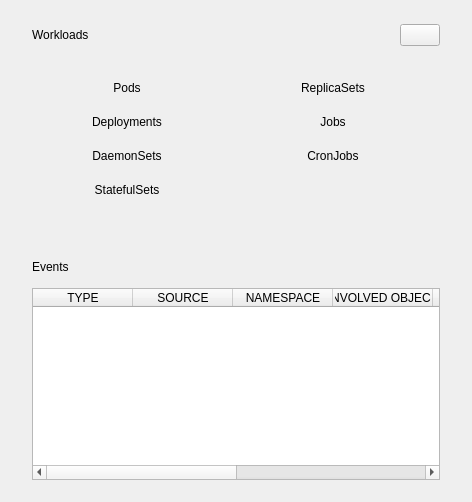
<?xml version="1.0" encoding="UTF-8"?>
<ui version="4.0">
 <class>WorkloadsOverviewPage</class>
 <widget class="QWidget" name="WorkloadsOverviewPage">
  <layout class="QVBoxLayout" name="workloadsOverviewLayout" stretch="0,0,0,0,1">
   <property name="spacing">
    <number>14</number>
   </property>
   <property name="leftMargin">
    <number>32</number>
   </property>
   <property name="topMargin">
    <number>24</number>
   </property>
   <property name="rightMargin">
    <number>32</number>
   </property>
   <property name="bottomMargin">
    <number>22</number>
   </property>
   <item>
    <layout class="QHBoxLayout" name="workloadsHeaderRow">
     <property name="spacing">
      <number>12</number>
     </property>
     <item>
      <widget class="QLabel" name="workloadsHeading">
       <property name="text">
        <string>Workloads</string>
       </property>
       <property name="variant" stdset="0">
        <string notr="true">cardTitle</string>
       </property>
      </widget>
     </item>
     <item>
      <spacer name="workloadsHeaderSpacer">
       <property name="orientation">
        <enum>Qt::Horizontal</enum>
       </property>
       <property name="sizeHint" stdset="0">
        <size>
         <width>40</width>
         <height>20</height>
        </size>
       </property>
      </spacer>
     </item>
     <item>
      <widget class="QPushButton" name="workloadsRefreshButton">
       <property name="toolTip">
        <string>Refresh</string>
       </property>
       <property name="iconOnly" stdset="0">
        <string notr="true">true</string>
       </property>
       <property name="variant" stdset="0">
        <string notr="true">primary</string>
       </property>
      </widget>
     </item>
    </layout>
   </item>
   <item>
    <widget class="QFrame" name="kindsCard">
     <property name="card" stdset="0">
      <string notr="true">true</string>
     </property>
     <layout class="QGridLayout" name="kindsGrid" columnstretch="0,1,0,0,1">
      <property name="leftMargin">
       <number>20</number>
      </property>
      <property name="topMargin">
       <number>14</number>
      </property>
      <property name="rightMargin">
       <number>20</number>
      </property>
      <property name="bottomMargin">
       <number>14</number>
      </property>
      <property name="horizontalSpacing">
       <number>12</number>
      </property>
      <property name="verticalSpacing">
       <number>6</number>
      </property>
     <item row="0" column="0">
      <widget class="QPushButton" name="podsLink">
       <property name="text">
        <string>Pods</string>
       </property>
       <property name="minimumSize">
        <size>
         <width>150</width>
         <height>28</height>
        </size>
       </property>
       <property name="flat">
        <bool>true</bool>
       </property>
       <property name="variant" stdset="0">
        <string notr="true">link</string>
       </property>
      </widget>
     </item>
     <item row="0" column="1">
      <widget class="StatusBar" name="podsBar" />
     </item>
     <item row="1" column="0">
      <widget class="QPushButton" name="deploymentsLink">
       <property name="text">
        <string>Deployments</string>
       </property>
       <property name="minimumSize">
        <size>
         <width>150</width>
         <height>28</height>
        </size>
       </property>
       <property name="flat">
        <bool>true</bool>
       </property>
       <property name="variant" stdset="0">
        <string notr="true">link</string>
       </property>
      </widget>
     </item>
     <item row="1" column="1">
      <widget class="StatusBar" name="deploymentsBar" />
     </item>
     <item row="2" column="0">
      <widget class="QPushButton" name="daemonsetsLink">
       <property name="text">
        <string>DaemonSets</string>
       </property>
       <property name="minimumSize">
        <size>
         <width>150</width>
         <height>28</height>
        </size>
       </property>
       <property name="flat">
        <bool>true</bool>
       </property>
       <property name="variant" stdset="0">
        <string notr="true">link</string>
       </property>
      </widget>
     </item>
     <item row="2" column="1">
      <widget class="StatusBar" name="daemonsetsBar" />
     </item>
     <item row="3" column="0">
      <widget class="QPushButton" name="statefulsetsLink">
       <property name="text">
        <string>StatefulSets</string>
       </property>
       <property name="minimumSize">
        <size>
         <width>150</width>
         <height>28</height>
        </size>
       </property>
       <property name="flat">
        <bool>true</bool>
       </property>
       <property name="variant" stdset="0">
        <string notr="true">link</string>
       </property>
      </widget>
     </item>
     <item row="3" column="1">
      <widget class="StatusBar" name="statefulsetsBar" />
     </item>
     <item row="0" column="3">
      <widget class="QPushButton" name="replicasetsLink">
       <property name="text">
        <string>ReplicaSets</string>
       </property>
       <property name="minimumSize">
        <size>
         <width>150</width>
         <height>28</height>
        </size>
       </property>
       <property name="flat">
        <bool>true</bool>
       </property>
       <property name="variant" stdset="0">
        <string notr="true">link</string>
       </property>
      </widget>
     </item>
     <item row="0" column="4">
      <widget class="StatusBar" name="replicasetsBar" />
     </item>
     <item row="1" column="3">
      <widget class="QPushButton" name="jobsLink">
       <property name="text">
        <string>Jobs</string>
       </property>
       <property name="minimumSize">
        <size>
         <width>150</width>
         <height>28</height>
        </size>
       </property>
       <property name="flat">
        <bool>true</bool>
       </property>
       <property name="variant" stdset="0">
        <string notr="true">link</string>
       </property>
      </widget>
     </item>
     <item row="1" column="4">
      <widget class="StatusBar" name="jobsBar" />
     </item>
     <item row="2" column="3">
      <widget class="QPushButton" name="cronjobsLink">
       <property name="text">
        <string>CronJobs</string>
       </property>
       <property name="minimumSize">
        <size>
         <width>150</width>
         <height>28</height>
        </size>
       </property>
       <property name="flat">
        <bool>true</bool>
       </property>
       <property name="variant" stdset="0">
        <string notr="true">link</string>
       </property>
      </widget>
     </item>
     <item row="2" column="4">
      <widget class="StatusBar" name="cronjobsBar" />
     </item>
      <item row="0" column="2" rowspan="4">
       <spacer name="kindsGap">
        <property name="orientation">
         <enum>Qt::Horizontal</enum>
        </property>
        <property name="sizeHint" stdset="0">
         <size>
          <width>32</width>
          <height>20</height>
         </size>
        </property>
       </spacer>
      </item>
     </layout>
    </widget>
   </item>
   <item>
    <widget class="QLabel" name="noticeLabel">
     <property name="text">
      <string notr="true" />
     </property>
     <property name="variant" stdset="0">
      <string notr="true">muted</string>
     </property>
    </widget>
   </item>
   <item>
    <widget class="QLabel" name="eventsHeading">
     <property name="text">
      <string>Events</string>
     </property>
     <property name="variant" stdset="0">
      <string notr="true">cardTitle</string>
     </property>
    </widget>
   </item>
   <item>
    <widget class="QTableWidget" name="eventsTable">
     <property name="editTriggers">
      <set>QAbstractItemView::NoEditTriggers</set>
     </property>
     <property name="selectionMode">
      <enum>QAbstractItemView::SingleSelection</enum>
     </property>
     <property name="selectionBehavior">
      <enum>QAbstractItemView::SelectRows</enum>
     </property>
     <property name="alternatingRowColors">
      <bool>false</bool>
     </property>
     <property name="textElideMode">
      <enum>Qt::ElideRight</enum>
     </property>
     <attribute name="verticalHeaderVisible">
      <bool>false</bool>
     </attribute>
     <attribute name="verticalHeaderDefaultSectionSize">
      <number>40</number>
     </attribute>
     <attribute name="horizontalHeaderStretchLastSection">
      <bool>false</bool>
     </attribute>
     <column>
      <property name="text">
       <string>TYPE</string>
      </property>
     </column>
     <column>
      <property name="text">
       <string>SOURCE</string>
      </property>
     </column>
     <column>
      <property name="text">
       <string>NAMESPACE</string>
      </property>
     </column>
     <column>
      <property name="text">
       <string>INVOLVED OBJECT</string>
      </property>
     </column>
     <column>
      <property name="text">
       <string>MESSAGE</string>
      </property>
     </column>
     <column>
      <property name="text">
       <string>COUNT</string>
      </property>
     </column>
     <column>
      <property name="text">
       <string>AGE</string>
      </property>
     </column>
     <column>
      <property name="text">
       <string>LAST SEEN</string>
      </property>
     </column>
     <property name="variant" stdset="0">
      <string notr="true">data</string>
     </property>
    </widget>
   </item>
  </layout>
 </widget>
 <customwidgets>
  <customwidget>
   <class>StatusBar</class>
   <extends>QWidget</extends>
   <header>kubescope.widgets</header>
  </customwidget>
 </customwidgets>
 <resources />
 <connections />
</ui>
